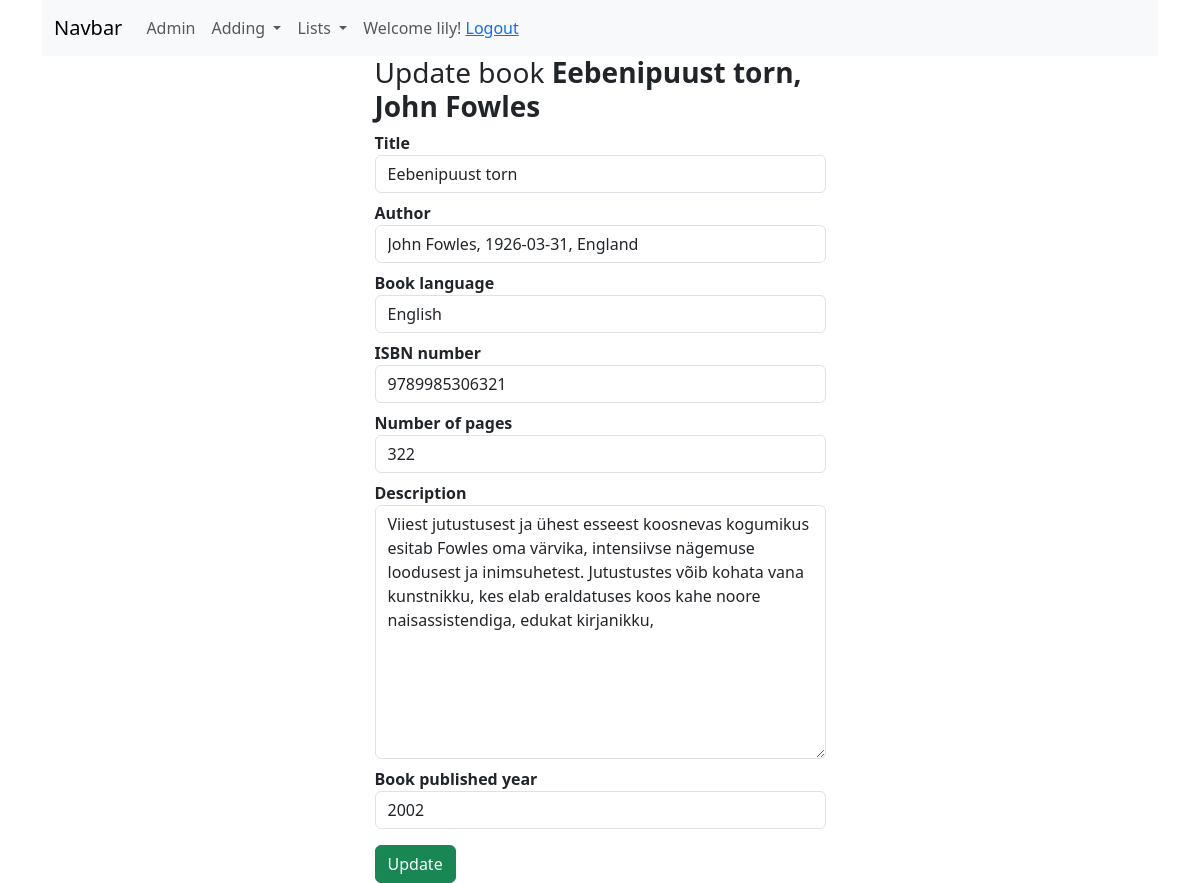
The app's page /booksapp/book_update/1 (signed in) with its own data.
### booksapp/models.py (models this page shows, shortened)
class Book(models.Model):
    title = models.CharField(max_length=100)
    author = models.ForeignKey(Author, on_delete=models.SET_NULL, null=True)
    book_language = models.ForeignKey(Language, on_delete=models.SET_NULL, null=True)
    isbn = models.CharField(verbose_name='ISBN number', max_length=13, validators=[validate_digits_length])
    number_of_pages = models.PositiveIntegerField(validators=[MinValueValidator(2)])
    description = models.TextField(null=True, blank=True)
    book_published_year = models.PositiveIntegerField(validators=[MinValueValidator(1900), max_value_current_year])
    class Meta:
        ordering = ['title']
    def book_info(self):
        return f'{self.title}, {self.author.fullname()}'

class Author(models.Model):
    firstname = models.CharField(max_length=25, validators=[MinLengthValidator(2)])
    lastname = models.CharField(max_length=25, validators=[MinLengthValidator(2)])
    birth = models.DateField(null=True, blank=True)
    country = models.ForeignKey(Country, on_delete=models.SET_NULL, null=True)
    class Meta:
        ordering = ['lastname', 'firstname']
    def fullname(self):
        return f'{self.firstname} {self.lastname}'
    def __str__(self):
        return f'{self.fullname()}, {self.birth}, {self.country}'

### booksapp/views.py (the view, shortened to what this page needs)
# urls.py: path('book_update/<int:pk>', views.BookUpdateView.as_view(), name='book_update'),
class BookUpdateView(WriterRequiredMixin, UpdateView):
    template_name = 'booksapp/book_form_update.html'
    model = Book
    form_class = BookCreateForm
    success_url = reverse_lazy('booksapp:book_list')

### booksapp/forms.py
class BookCreateForm(forms.ModelForm):
    def __init__(self, *args, **kwargs):
        super().__init__(*args, **kwargs)
        for visible in self.visible_fields():
            visible.field.widget.attrs['class'] = 'form-control mb-2'
        self.fields['title'].widget.attrs['autofocus'] = True  # hiire kursor läheb sellele lahtrile
        self.fields['book_published_year'].widget = forms.widgets.TextInput(attrs={
        'type': 'number',
        'class': 'form-control mb-2',
        'min': 1900,
        'step': 1,
        })
    class Meta:
        model = Book
        fields = '__all__'

### booksapp/models.py (called while the page is built)
    def __str__(self):
        return self.country

    def __str__(self):
        return self.language

### booksapp/views.py (called while the page is built)
    def test_func(self):
        return self.request.user.groups.filter(name='Writer').exists()

### booksapp/templates/booksapp/book_form_update.html (shortened to what this page needs)
{% extends 'base.html' %}
{% block content %}
    <div class="row">
        <div class="col-5 mx-auto">
            <h3>Update book <span class="fw-bold">{{ book.book_info }}</span></h3>
            <form method="post" class="form">
                {% for field in form %}
                    <div class="form-field">
                        <label for="{{ field.id_for_label }}" class="fw-bold">{{ field.label }}</label>
                        {{ field }}
                    </div>
                {% endfor %}
                <input type="submit" value="Update" class="btn btn-success mt-2">
            </form>
        </div>
    </div>
{% endblock %}

### templates/menu.html (shortened to what this page needs)
<nav class="navbar navbar-expand-lg bg-body-tertiary">
  <div class="container-fluid">
    <a class="navbar-brand" href="{% url 'booksapp:index' %}">Navbar</a>
    <div class="collapse navbar-collapse" id="navbarNavDropdown">
      <ul class="navbar-nav">
        <li class="nav-item">
          <a class="nav-link" href="/admin">Admin</a>
        </li>
      {% if user.is_authenticated %}
        <li class="nav-item dropdown">
          <a class="nav-link dropdown-toggle" href="#" role="button" data-bs-toggle="dropdown" aria-expanded="false">
            Adding
          </a>
      {% endif %}
        </li>
          <li class="nav-item dropdown">
          <a class="nav-link dropdown-toggle" href="#" role="button" data-bs-toggle="dropdown" aria-expanded="false">
            Lists
          </a>
        </li>
           {% if user.is_authenticated %}
        <span class="nav-link">Welcome {{ user.username }}! <a href="{% url 'logout' %}">Logout</a></span>
        {% else %}
        <span class="nav-link">Welcome guest! <a href="{% url 'login' %}">Login</a></span>
    {% endif %}
      </ul>
    </div>
  </div>
</nav>

### records on screen
Book: book_info "Eebenipuust torn, John Fowles", form "Eebenipuust torn" "John Fowles, 1926-03-31, England" "English" "9789985306321" "322" "Viiest jutustusest ja ühest esseest koosnevas kogumikus esitab Fowles oma värvika, intensiivse nägemuse loodusest ja inimsuhetest. Jutustustes võib kohata vana kunstnikku, kes elab eraldatuses koos kahe noore naisassistendiga, edukat kirjanikku," "2002"

### other values on screen
{{ user.username }} "lily"
{{ field.label }} "Title" "Author" "Book language" "ISBN number" "Number of pages" "Description" "Book published year"
